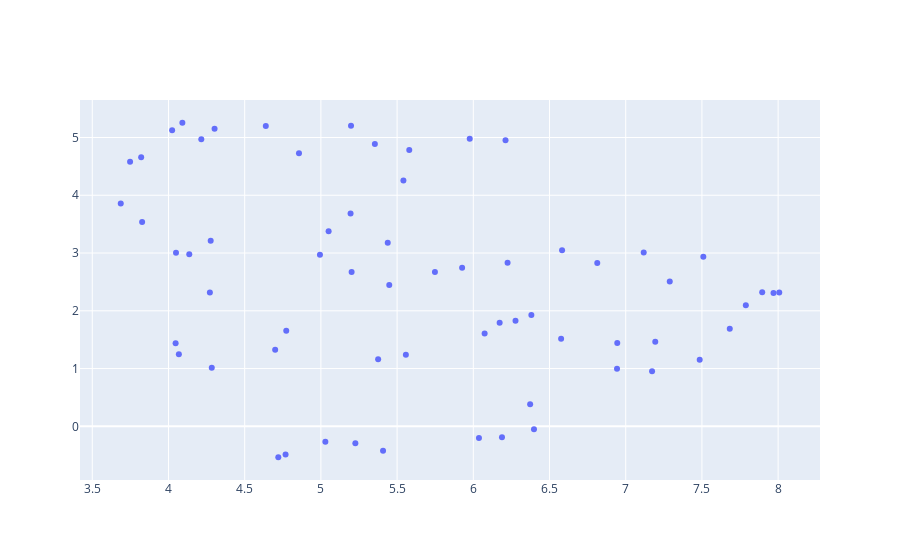

Notebook cell for this chart:
### Markdown cell above
gmm_cluster_counts = cluster_distribution(gmm_cluster)

### Code cell
fig = go.Figure(data=go.Scatter(x=Xr[:, 0],
                                y=Xr[:, 1],
                                mode='markers',
                                text=[f'{label}|{n_token}' for label, n_token in zip(aggr.label, aggr.n_texts)],
                                marker_color=plotly_color_categorical_values(gmm_cluster)))


fig.show()

### Figure 1 — Plotly figure (JSON) as saved in the notebook; plotly's stock layout.template omitted (floating-point values rounded to 4 significant figures)
{"data": [{"mode": "markers", "text": ["English|1382", "French|204", "German|190", "Japanese|100", "English, Spanish|78", "Spanish|71", "Korean|51", "English, French|51", "Turkish|45", "French, English|45", "Mandarin|33", "German, English|29", "English, Russian|24", "English, German|24", "Norwegian|23", "Dutch|21", "Danish|21", "Italian|18", "Swedish|18", "English, Japanese|18", "Russian|18", "Icelandic|15", "English, Ukrainian|13", "Cantonese|13", "English, Italian|13", "Thai|12", "English, Arabic|11", "English, Mandarin|11", "Hindi|11", "Japanese, English|10", "Spanish, English|10", "Portuguese|10", "English, Portuguese|9", "French, German|8", "Mandarin, English|8", "Cantonese, English|7", "Mandarin, Cantonese|7", "German, Turkish|7", "Chinese|6", "English, French, Italian|6", "French, Arabic|6", "Korean, English|6", "Swedish, English|5", "English, French, German|5", "Norwegian, English|5", "English, Korean|5", "English, Hebrew|5", "Swiss German|5", "Greek|5", "French, Italian|5", "English, Greek|5", "English, Latin|5", "English, Chinese|5", "Polish|5", "English, Arabic, Hebrew|4", "Cantonese, Mandarin|4", "English, Thai|4", "Thai, English|4", "French, Spanish|4", "English, Italian, Spanish|4", "Arabic|4", "Arabic, French|4", "Dutch, English|4", "Russian, English|4", "Romanian|4"], "type": "scatter", "x": [7.486, 7.788, 4.068, 4.272, 6.945, 5.198, 5.051, 6.813, 6.188, 7.896, 3.748, 4.047, 6.277, 6.225, 5.029, 4.284, 4.136, 6.037, 4.721, 5.449, 4.277, 5.226, 6.381, 4.302, 7.289, 4.024, 5.927, 6.074, 6.583, 4.049, 5.354, 6.398, 7.173, 7.118, 3.687, 4.994, 3.821, 4.768, 4.091, 7.683, 5.977, 5.439, 7.194, 5.748, 5.557, 6.173, 6.943, 5.408, 3.827, 7.509, 6.576, 5.195, 5.541, 5.202, 5.58, 4.215, 4.7, 4.856, 7.97, 5.376, 4.639, 6.212, 8.007, 4.773, 6.373], "y": [1.152, 2.095, 1.247, 2.316, 1.443, 5.205, 3.376, 2.825, -0.1876, 2.322, 4.582, 1.437, 1.829, 2.834, -0.2681, 1.012, 2.979, -0.2041, -0.5357, 2.445, 3.212, -0.2927, 1.925, 5.154, 2.507, 5.127, 2.746, 1.606, 3.049, 3.005, 4.889, -0.05262, 0.9511, 3.008, 3.859, 2.969, 4.658, -0.4887, 5.255, 1.689, 4.979, 3.178, 1.463, 2.673, 1.237, 1.791, 0.9968, -0.4217, 3.538, 2.935, 1.516, 3.684, 4.254, 2.673, 4.782, 4.971, 1.328, 4.727, 2.306, 1.159, 5.199, 4.953, 2.318, 1.655, 0.3835]}], "layout": {}}
